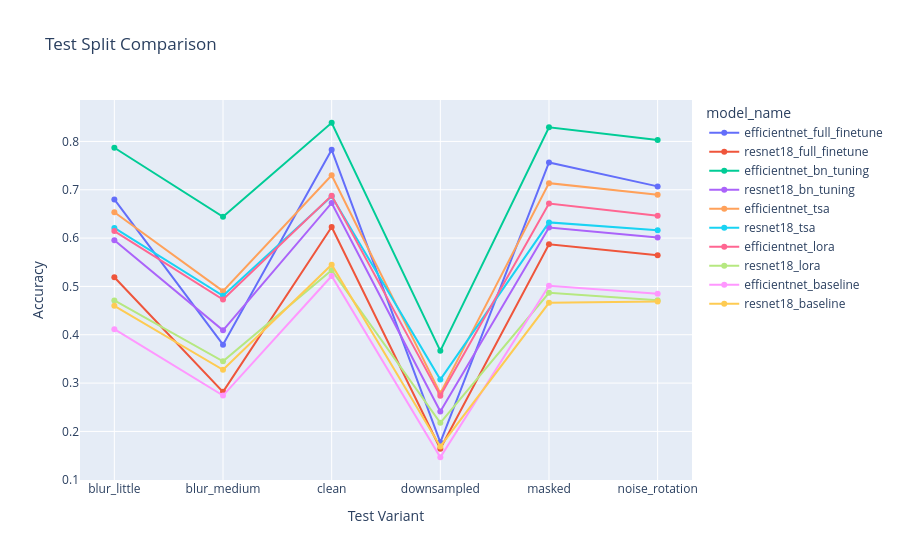

The cell this chart's notebook holds for it:
### Markdown cell above
## Step 4) Visualization: test variant comparison (workflow)

### Code cell
_ = plot_test_split_comparison_interactive(test_split_json_paths)

### Figure 1 — Plotly figure (JSON) as saved in the notebook; plotly's stock layout.template omitted (floating-point values rounded to 4 significant figures)
{"data": [{"hovertemplate": "model_name=efficientnet_full_finetune<br>split=%{x}<br>accuracy=%{y}<extra></extra>", "legendgroup": "efficientnet_full_finetune", "line": {"color": "#636efa", "dash": "solid"}, "marker": {"symbol": "circle"}, "mode": "lines+markers", "name": "efficientnet_full_finetune", "orientation": "v", "showlegend": true, "type": "scatter", "x": ["blur_little", "blur_medium", "clean", "downsampled", "masked", "noise_rotation"], "xaxis": "x", "y": [0.68, 0.3794, 0.7826, 0.1771, 0.7564, 0.707], "yaxis": "y"}, {"hovertemplate": "model_name=resnet18_full_finetune<br>split=%{x}<br>accuracy=%{y}<extra></extra>", "legendgroup": "resnet18_full_finetune", "line": {"color": "#EF553B", "dash": "solid"}, "marker": {"symbol": "circle"}, "mode": "lines+markers", "name": "resnet18_full_finetune", "orientation": "v", "showlegend": true, "type": "scatter", "x": ["blur_little", "blur_medium", "clean", "downsampled", "masked", "noise_rotation"], "xaxis": "x", "y": [0.519, 0.2819, 0.6228, 0.1642, 0.587, 0.5647], "yaxis": "y"}, {"hovertemplate": "model_name=efficientnet_bn_tuning<br>split=%{x}<br>accuracy=%{y}<extra></extra>", "legendgroup": "efficientnet_bn_tuning", "line": {"color": "#00cc96", "dash": "solid"}, "marker": {"symbol": "circle"}, "mode": "lines+markers", "name": "efficientnet_bn_tuning", "orientation": "v", "showlegend": true, "type": "scatter", "x": ["blur_little", "blur_medium", "clean", "downsampled", "masked", "noise_rotation"], "xaxis": "x", "y": [0.7869, 0.6439, 0.8386, 0.3667, 0.8291, 0.803], "yaxis": "y"}, {"hovertemplate": "model_name=resnet18_bn_tuning<br>split=%{x}<br>accuracy=%{y}<extra></extra>", "legendgroup": "resnet18_bn_tuning", "line": {"color": "#ab63fa", "dash": "solid"}, "marker": {"symbol": "circle"}, "mode": "lines+markers", "name": "resnet18_bn_tuning", "orientation": "v", "showlegend": true, "type": "scatter", "x": ["blur_little", "blur_medium", "clean", "downsampled", "masked", "noise_rotation"], "xaxis": "x", "y": [0.5956, 0.4092, 0.6726, 0.2411, 0.6219, 0.601], "yaxis": "y"}, {"hovertemplate": "model_name=efficientnet_tsa<br>split=%{x}<br>accuracy=%{y}<extra></extra>", "legendgroup": "efficientnet_tsa", "line": {"color": "#FFA15A", "dash": "solid"}, "marker": {"symbol": "circle"}, "mode": "lines+markers", "name": "efficientnet_tsa", "orientation": "v", "showlegend": true, "type": "scatter", "x": ["blur_little", "blur_medium", "clean", "downsampled", "masked", "noise_rotation"], "xaxis": "x", "y": [0.6533, 0.4901, 0.7301, 0.2787, 0.7137, 0.6899], "yaxis": "y"}, {"hovertemplate": "model_name=resnet18_tsa<br>split=%{x}<br>accuracy=%{y}<extra></extra>", "legendgroup": "resnet18_tsa", "line": {"color": "#19d3f3", "dash": "solid"}, "marker": {"symbol": "circle"}, "mode": "lines+markers", "name": "resnet18_tsa", "orientation": "v", "showlegend": true, "type": "scatter", "x": ["blur_little", "blur_medium", "clean", "downsampled", "masked", "noise_rotation"], "xaxis": "x", "y": [0.6211, 0.4806, 0.6866, 0.3072, 0.6325, 0.616], "yaxis": "y"}, {"hovertemplate": "model_name=efficientnet_lora<br>split=%{x}<br>accuracy=%{y}<extra></extra>", "legendgroup": "efficientnet_lora", "line": {"color": "#FF6692", "dash": "solid"}, "marker": {"symbol": "circle"}, "mode": "lines+markers", "name": "efficientnet_lora", "orientation": "v", "showlegend": true, "type": "scatter", "x": ["blur_little", "blur_medium", "clean", "downsampled", "masked", "noise_rotation"], "xaxis": "x", "y": [0.6145, 0.4729, 0.6878, 0.2735, 0.6716, 0.6464], "yaxis": "y"}, {"hovertemplate": "model_name=resnet18_lora<br>split=%{x}<br>accuracy=%{y}<extra></extra>", "legendgroup": "resnet18_lora", "line": {"color": "#B6E880", "dash": "solid"}, "marker": {"symbol": "circle"}, "mode": "lines+markers", "name": "resnet18_lora", "orientation": "v", "showlegend": true, "type": "scatter", "x": ["blur_little", "blur_medium", "clean", "downsampled", "masked", "noise_rotation"], "xaxis": "x", "y": [0.4709, 0.3451, 0.5333, 0.2177, 0.4869, 0.4716], "yaxis": "y"}, {"hovertemplate": "model_name=efficientnet_baseline<br>split=%{x}<br>accuracy=%{y}<extra></extra>", "legendgroup": "efficientnet_baseline", "line": {"color": "#FF97FF", "dash": "solid"}, "marker": {"symbol": "circle"}, "mode": "lines+markers", "name": "efficientnet_baseline", "orientation": "v", "showlegend": true, "type": "scatter", "x": ["blur_little", "blur_medium", "clean", "downsampled", "masked", "noise_rotation"], "xaxis": "x", "y": [0.4116, 0.2741, 0.5216, 0.1465, 0.5013, 0.4848], "yaxis": "y"}, {"hovertemplate": "model_name=resnet18_baseline<br>split=%{x}<br>accuracy=%{y}<extra></extra>", "legendgroup": "resnet18_baseline", "line": {"color": "#FECB52", "dash": "solid"}, "marker": {"symbol": "circle"}, "mode": "lines+markers", "name": "resnet18_baseline", "orientation": "v", "showlegend": true, "type": "scatter", "x": ["blur_little", "blur_medium", "clean", "downsampled", "masked", "noise_rotation"], "xaxis": "x", "y": [0.4598, 0.3276, 0.5449, 0.169, 0.4661, 0.4688], "yaxis": "y"}], "layout": {"legend": {"title": {"text": "model_name"}, "tracegroupgap": 0}, "title": {"text": "Test Split Comparison"}, "xaxis": {"anchor": "y", "domain": [0, 1], "title": {"text": "Test Variant"}}, "yaxis": {"anchor": "x", "domain": [0, 1], "title": {"text": "Accuracy"}}}}
